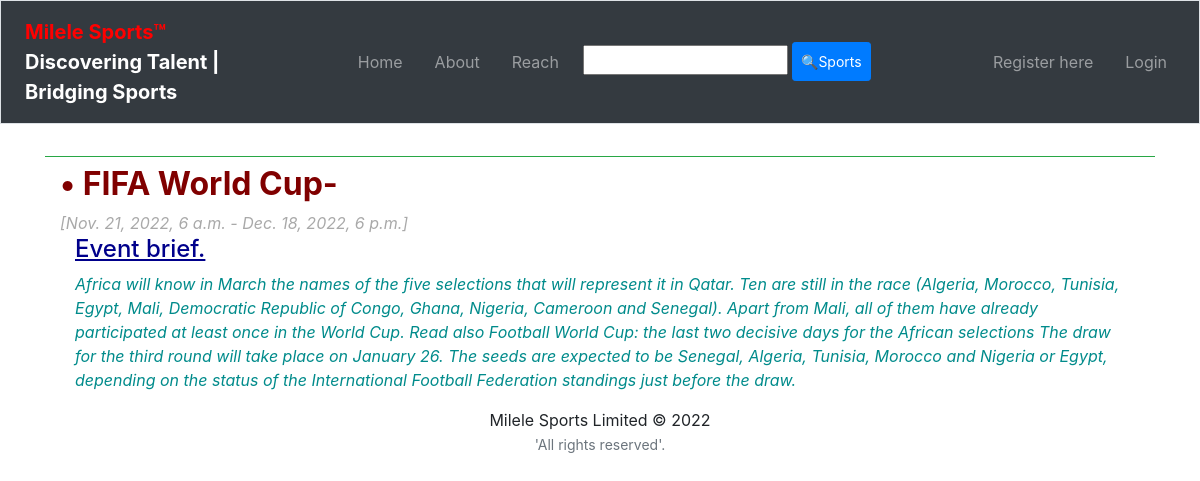
/event_detail/18/, run on the app's committed database.
### sportsApp/models.py (models this page shows, shortened)
class UpComingEvent(models.Model):
    text = models.CharField(max_length=128)
    url = models.URLField(blank=True)
    location = models.CharField(max_length=128)
    summary = models.TextField()
    date = models.DateTimeField(auto_now=False)
    end_date = models.DateTimeField(auto_now=False)

### sportsApp/views.py (the view)
def event_detail(request, event_id):
    event = get_object_or_404(UpComingEvent, id=event_id)
    context_dict = {'event': event}
    return render(request, 'sportsApp/event_detail.html', context_dict)

### templates/sportsApp/event_detail.html (shortened to what this page needs)
{% extends 'sportsApp/base.html' %}
{% load static %}
{% block body_block %}
<div class="container">
{% if event %}
<h2 class="txtmaroon txtbold">• {{event.text}}-</h2>
<span class="txtgrey txtoblique">[{{event.date}} - {{event.end_date}}]</span>
<div class="container">
    <h4 class="txtdarkblue underline">Event brief.</h4>
    <span class="txtcyan txtoblique">{{event.summary}}</span>
</div>
{% endif %}
</div>
{% endblock %}

### staticfiles/css/style.css (style rules this page uses)
.txtmaroon { color: maroon; }
.txtdarkblue { color: darkblue; }
.txtcyan { color: darkcyan; }
.txtgrey { color: darkgrey; }
.txtoblique { font-style: oblique; }
.txtbold { font-weight: bold; }
.underline { text-decoration: underline; }

### data on the page
UpComingEvent: text "FIFA World Cup", date "Nov. 21, 2022, 6 a.m.", end_date "Dec. 18, 2022, 6 p.m.", summary "Africa will know in March the names of the five selections that will represent it in Qatar. Ten are still in the race (Algeria, Morocco, Tunisia, Egypt, Mali, Democratic Republic of Congo, Ghana, Nigeria, Cameroon and Senegal). Apart from Mali, all of them have already participated at least once in the World Cup. Read also Football World Cup: the last two decisive days for the African selections The draw for the third round will take place on January 26. The seeds are expected to be Senegal, Algeria, Tunisia, Morocco and Nigeria or Egypt, depending on the status of the International Football Federation standings just before the draw."
